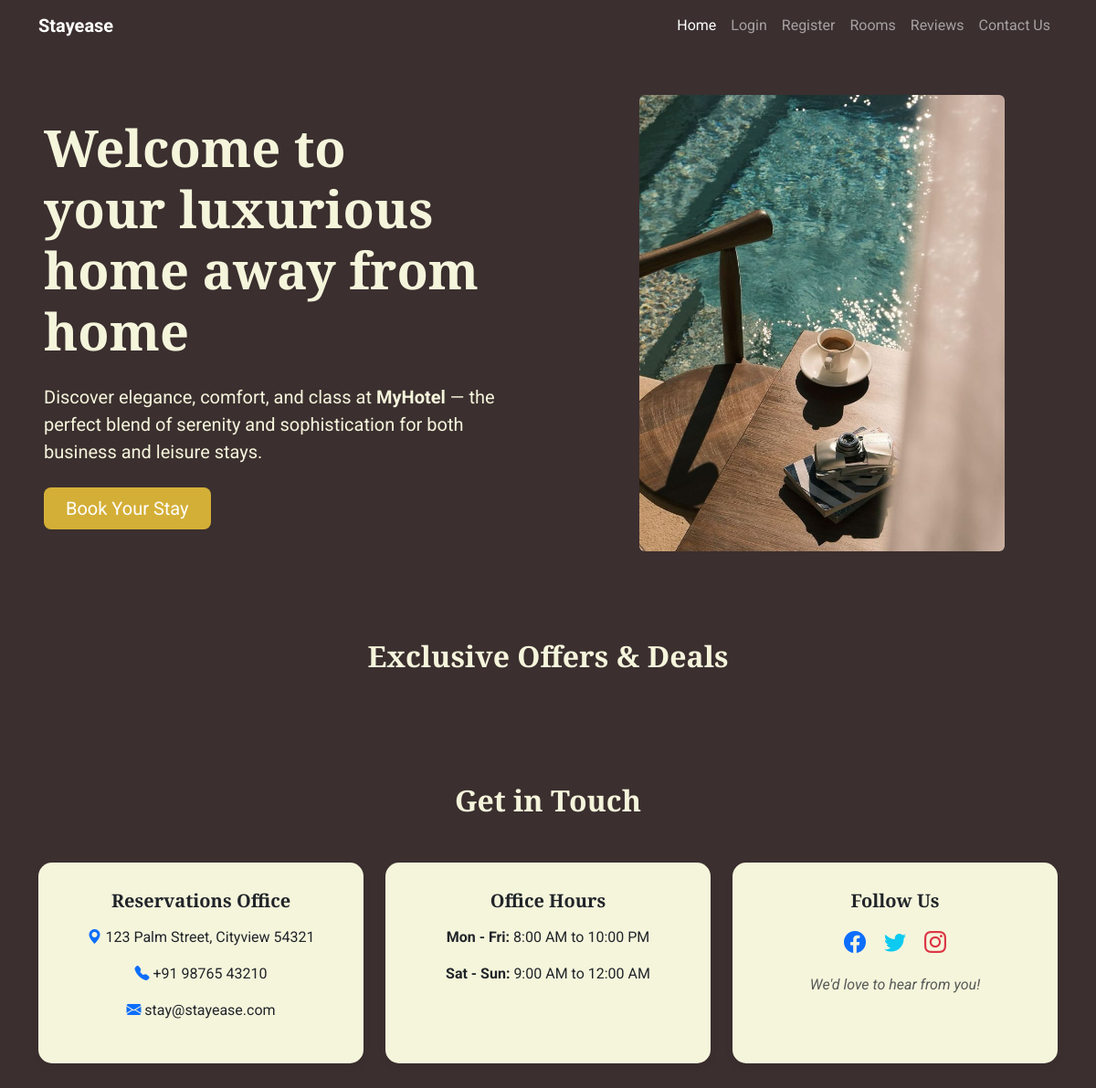
Page /home on the earlier database version.
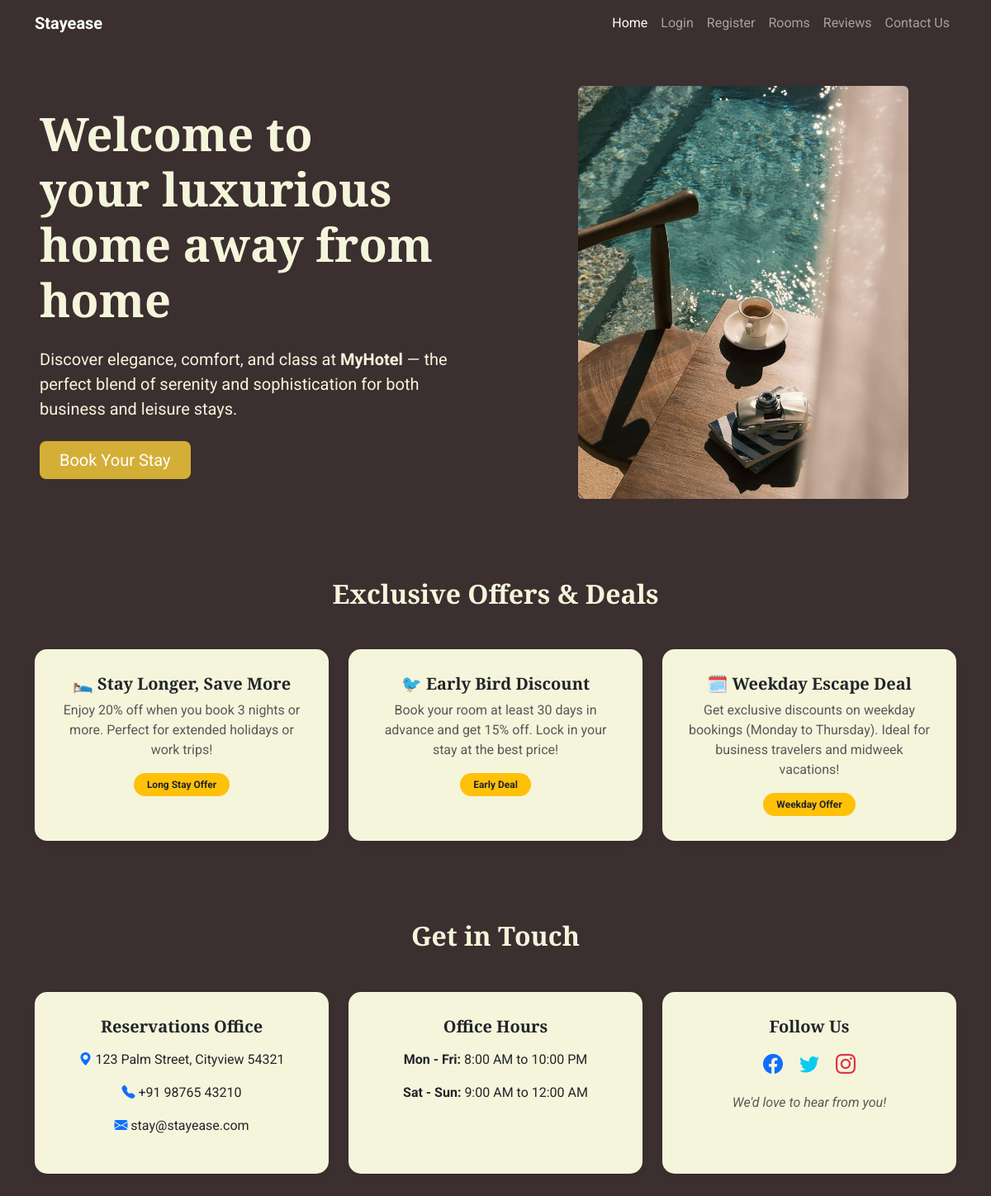
Same page on the later database version.
### useraccount/models.py (models this page shows, shortened)
class Offer(models.Model):
    title = models.CharField(max_length=100)
    description = models.TextField()
    badge_text = models.CharField(max_length=30, blank=True, null=True)  # e.g., "Limited Time"
    badge_color = models.CharField(max_length=20, default="primary")  # Bootstrap class like 'danger', 'success'
    icon = models.CharField(max_length=10, blank=True, null=True)  # Emoji or font-awesome class

### useraccount/views.py (the view)
# urls.py: path('home',HomeView.as_view(),name='home'),
class HomeView(View):
    def get(self,request):
        offers = Offer.objects.all()
        return render(request, 'home.html', {'offers': offers})

### useraccount/templates/home.html (shortened to what the changed rows need)
<!doctype html>
<html lang="en">
  <head>
    <link
      href="https://cdn.jsdelivr.net/npm/bootstrap@5.3.2/dist/css/bootstrap.min.css"
      rel="stylesheet"
    />
    <link href="https://cdn.jsdelivr.net/npm/bootstrap@5.3.0/dist/css/bootstrap.min.css" rel="stylesheet">
    <link rel="stylesheet" href="https://cdn.jsdelivr.net/npm/bootstrap-icons@1.10.5/font/bootstrap-icons.css">
  </head>
  <body>
<div class="container-fluid py-5">
  <div class="row align-items-center">
    <div class="col-md-6 text-center text-md-start px-5">
      <h1 class="display-4 fw-bold mb-4" style="color: #F5F5DC">
        Welcome to <br> your luxurious <br> home away from home
      </h1>
    </div>
  </div>
</div>
<section class="py-5">
  <div class="container">
    <h2 class="text-center fw-bold mb-5" style="color: #F5F5DC">Exclusive Offers & Deals</h2>
    <div class="row g-4">
      {% for offer in offers %}
        <div class="col-md-4">
          <div class="custom-card h-100 text-center" style="background-color: #F5F5DC;">
            <h5 class="fw-bold mb-2">
              {% if offer.icon %}{{ offer.icon }} {% endif %}
              {{ offer.title }}
            </h5>
            <p class="text-muted">{{ offer.description }}</p>
            {% if offer.badge_text %}
              <span class="badge bg-warning text-dark px-3 py-2 rounded-pill">
                {{ offer.badge_text }}
              </span>
            {% endif %}
          </div>
        </div>
      {% endfor %}
    </div>
  </div>
</section>
<section class="py-5" id="contact">
  <div class="container">
    <h2 class="text-center mb-5 fw-bold" style="color: #F5F5DC">Get in Touch</h2>
  </div>
</section>
  </body>
</html>

Differences in the rows shown:
added Offer: icon "🛌", title "Stay Longer, Save More", description "Enjoy 20% off when you book 3 nights or more. Perfect for extended holidays or work trips!", badge_text "Long Stay Offer"
added Offer: icon "🐦", title "Early Bird Discount", description "Book your room at least 30 days in advance and get 15% off. Lock in your stay at the best price!", badge_text "Early Deal"
added Offer: icon "🗓️", title "Weekday Escape Deal", description "Get exclusive discounts on weekday bookings (Monday to Thursday). Ideal for business travelers and midweek vacations!", badge_text "Weekday Offer"
